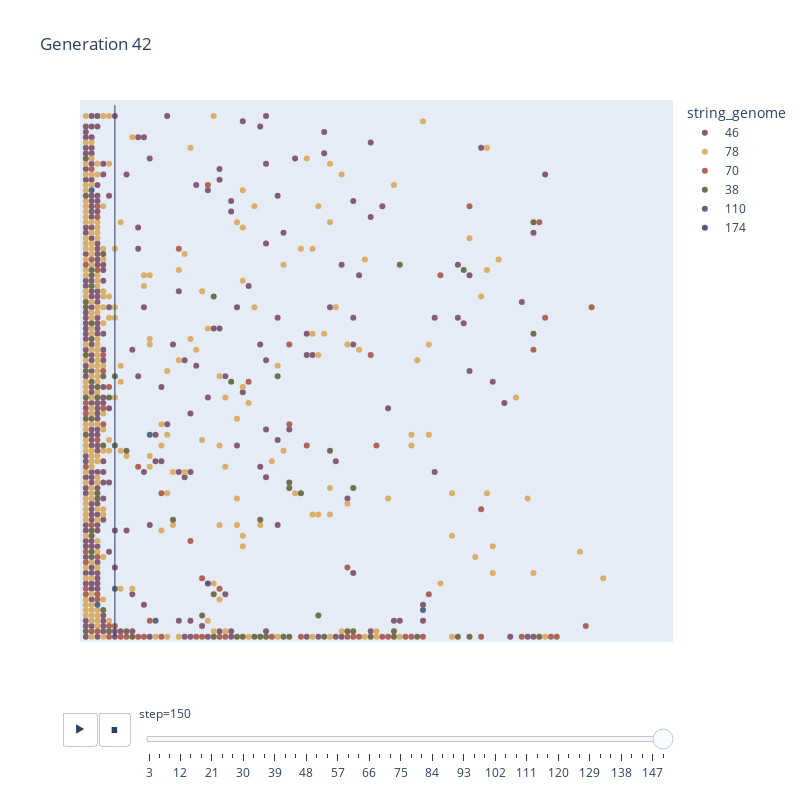
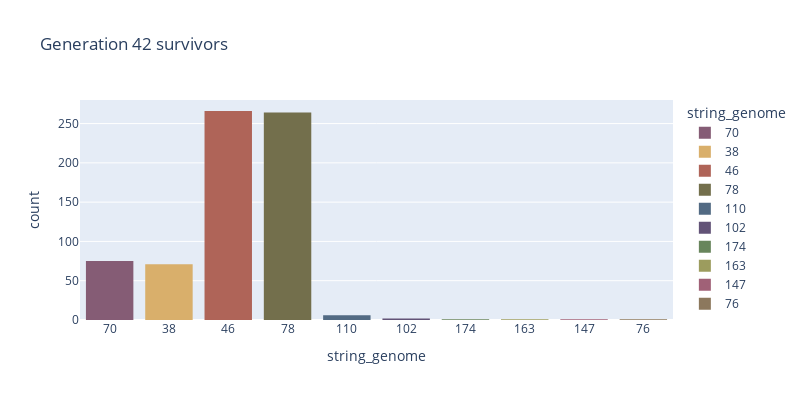

The code cell stored with these charts, in order, in its notebook:
### Code cell
blobland.animate_generation(42)

### Figure 1 — Plotly figure (JSON) as saved in the notebook; plotly's stock layout.template omitted (floating-point values rounded to 4 significant figures; data arrays with more than 128 entries replaced by an {"elided": "..."} marker saying what was removed)
{"data": [{"hovertemplate": "string_genome=46<br>step=150<br>x=%{x}<br>y=%{y}<extra></extra>", "legendgroup": "46", "marker": {"color": "rgb(133, 92, 117)", "symbol": "circle"}, "mode": "markers", "name": "46", "orientation": "v", "showlegend": true, "type": "scatter", "x": {"elided": "266 int values"}, "xaxis": "x", "y": {"elided": "266 int values"}, "yaxis": "y"}, {"hovertemplate": "string_genome=78<br>step=150<br>x=%{x}<br>y=%{y}<extra></extra>", "legendgroup": "78", "marker": {"color": "rgb(217, 175, 107)", "symbol": "circle"}, "mode": "markers", "name": "78", "orientation": "v", "showlegend": true, "type": "scatter", "x": {"elided": "264 int values"}, "xaxis": "x", "y": {"elided": "264 int values"}, "yaxis": "y"}, {"hovertemplate": "string_genome=70<br>step=150<br>x=%{x}<br>y=%{y}<extra></extra>", "legendgroup": "70", "marker": {"color": "rgb(175, 100, 88)", "symbol": "circle"}, "mode": "markers", "name": "70", "orientation": "v", "showlegend": true, "type": "scatter", "x": [86, 37, 0, 1, 2, 4, 0, 6, 0, 0, 75, 0, 7, 45, 19, 20, 0, 0, 9, 0, 46, 47, 23, 10, 24, 1, 1, 80, 32, 1, 11, 81, 4, 2, 13, 51, 13, 2, 2, 2, 2, 5, 2, 52, 2, 55, 56, 58, 3, 3, 3, 4, 61, 68, 18, 77, 87, 68, 21, 66, 50, 59, 38, 78, 28, 79, 9, 49, 16, 35, 3, 35, 45, 23, 20], "xaxis": "x", "y": [2, 0, 8, 1, 1, 0, 9, 0, 42, 14, 0, 16, 0, 0, 0, 0, 44, 32, 0, 70, 0, 0, 0, 0, 0, 21, 71, 0, 0, 88, 3, 0, 2, 37, 27, 0, 0, 7, 8, 79, 81, 2, 69, 0, 15, 0, 0, 0, 53, 43, 50, 47, 68, 24, 18, 54, 62, 0, 85, 81, 36, 8, 36, 78, 48, 60, 32, 53, 73, 55, 40, 40, 13, 9, 11], "yaxis": "y"}, {"hovertemplate": "string_genome=38<br>step=150<br>x=%{x}<br>y=%{y}<extra></extra>", "legendgroup": "38", "marker": {"color": "rgb(115, 111, 76)", "symbol": "circle"}, "mode": "markers", "name": "38", "orientation": "v", "showlegend": true, "type": "scatter", "x": [0, 0, 0, 0, 41, 1, 0, 0, 0, 26, 27, 0, 8, 29, 22, 1, 1, 1, 1, 30, 1, 1, 1, 31, 0, 1, 0, 1, 78, 4, 49, 7, 2, 2, 2, 2, 1, 3, 34, 53, 57, 35, 3, 3, 4, 7, 77, 53, 54, 64, 65, 22, 66, 46, 35, 77, 40, 45, 3, 25, 33, 5, 46, 15, 30, 35, 22, 20, 37, 5, 42], "xaxis": "x", "y": [90, 1, 53, 50, 0, 56, 45, 62, 63, 0, 0, 83, 0, 0, 0, 48, 66, 20, 19, 0, 68, 69, 59, 0, 38, 15, 41, 41, 0, 1, 0, 1, 45, 47, 26, 27, 16, 5, 0, 0, 0, 0, 49, 72, 45, 35, 78, 1, 70, 0, 69, 64, 0, 28, 29, 57, 4, 1, 36, 48, 49, 49, 1, 22, 22, 28, 8, 4, 27, 36, 35], "yaxis": "y"}, {"hovertemplate": "string_genome=110<br>step=150<br>x=%{x}<br>y=%{y}<extra></extra>", "legendgroup": "110", "marker": {"color": "rgb(82, 106, 131)", "symbol": "circle"}, "mode": "markers", "name": "110", "orientation": "v", "showlegend": true, "type": "scatter", "x": [1, 5, 11, 2, 58, 12], "xaxis": "x", "y": [84, 9, 38, 6, 5, 3], "yaxis": "y"}, {"hovertemplate": "string_genome=174<br>step=150<br>x=%{x}<br>y=%{y}<extra></extra>", "legendgroup": "174", "marker": {"color": "rgb(98, 83, 119)", "symbol": "circle"}, "mode": "markers", "name": "174", "orientation": "v", "showlegend": true, "type": "scatter", "x": [21], "xaxis": "x", "y": [10], "yaxis": "y"}], "layout": {"height": 800, "legend": {"title": {"text": "string_genome"}, "tracegroupgap": 0}, "shapes": [{"line": {"dash": "solid", "width": 1}, "type": "line", "x0": 5, "x1": 5, "y0": 0, "y1": 100}], "sliders": [{"active": 49, "currentvalue": {"prefix": "step="}, "len": 0.9, "pad": {"b": 10, "t": 60}, "steps": [{"args": [["3"], {"frame": {"duration": 0, "redraw": false}, "fromcurrent": true, "mode": "immediate", "transition": {"duration": 0, "easing": "linear"}}], "label": "3", "method": "animate"}, {"args": [["6"], {"frame": {"duration": 0, "redraw": false}, "fromcurrent": true, "mode": "immediate", "transition": {"duration": 0, "easing": "linear"}}], "label": "6", "method": "animate"}, {"args": [["9"], {"frame": {"duration": 0, "redraw": false}, "fromcurrent": true, "mode": "immediate", "transition": {"duration": 0, "easing": "linear"}}], "label": "9", "method": "animate"}, {"args": [["12"], {"frame": {"duration": 0, "redraw": false}, "fromcurrent": true, "mode": "immediate", "transition": {"duration": 0, "easing": "linear"}}], "label": "12", "method": "animate"}, {"args": [["15"], {"frame": {"duration": 0, "redraw": false}, "fromcurrent": true, "mode": "immediate", "transition": {"duration": 0, "easing": "linear"}}], "label": "15", "method": "animate"}, {"args": [["18"], {"frame": {"duration": 0, "redraw": false}, "fromcurrent": true, "mode": "immediate", "transition": {"duration": 0, "easing": "linear"}}], "label": "18", "method": "animate"}, {"args": [["21"], {"frame": {"duration": 0, "redraw": false}, "fromcurrent": true, "mode": "immediate", "transition": {"duration": 0, "easing": "linear"}}], "label": "21", "method": "animate"}, {"args": [["24"], {"frame": {"duration": 0, "redraw": false}, "fromcurrent": true, "mode": "immediate", "transition": {"duration": 0, "easing": "linear"}}], "label": "24", "method": "animate"}, {"args": [["27"], {"frame": {"duration": 0, "redraw": false}, "fromcurrent": true, "mode": "immediate", "transition": {"duration": 0, "easing": "linear"}}], "label": "27", "method": "animate"}, {"args": [["30"], {"frame": {"duration": 0, "redraw": false}, "fromcurrent": true, "mode": "immediate", "transition": {"duration": 0, "easing": "linear"}}], "label": "30", "method": "animate"}, {"args": [["33"], {"frame": {"duration": 0, "redraw": false}, "fromcurrent": true, "mode": "immediate", "transition": {"duration": 0, "easing": "linear"}}], "label": "33", "method": "animate"}, {"args": [["36"], {"frame": {"duration": 0, "redraw": false}, "fromcurrent": true, "mode": "immediate", "transition": {"duration": 0, "easing": "linear"}}], "label": "36", "method": "animate"}, {"args": [["39"], {"frame": {"duration": 0, "redraw": false}, "fromcurrent": true, "mode": "immediate", "transition": {"duration": 0, "easing": "linear"}}], "label": "39", "method": "animate"}, {"args": [["42"], {"frame": {"duration": 0, "redraw": false}, "fromcurrent": true, "mode": "immediate", "transition": {"duration": 0, "easing": "linear"}}], "label": "42", "method": "animate"}, {"args": [["45"], {"frame": {"duration": 0, "redraw": false}, "fromcurrent": true, "mode": "immediate", "transition": {"duration": 0, "easing": "linear"}}], "label": "45", "method": "animate"}, {"args": [["48"], {"frame": {"duration": 0, "redraw": false}, "fromcurrent": true, "mode": "immediate", "transition": {"duration": 0, "easing": "linear"}}], "label": "48", "method": "animate"}, {"args": [["51"], {"frame": {"duration": 0, "redraw": false}, "fromcurrent": true, "mode": "immediate", "transition": {"duration": 0, "easing": "linear"}}], "label": "51", "method": "animate"}, {"args": [["54"], {"frame": {"duration": 0, "redraw": false}, "fromcurrent": true, "mode": "immediate", "transition": {"duration": 0, "easing": "linear"}}], "label": "54", "method": "animate"}, {"args": [["57"], {"frame": {"duration": 0, "redraw": false}, "fromcurrent": true, "mode": "immediate", "transition": {"duration": 0, "easing": "linear"}}], "label": "57", "method": "animate"}, {"args": [["60"], {"frame": {"duration": 0, "redraw": false}, "fromcurrent": true, "mode": "immediate", "transition": {"duration": 0, "easing": "linear"}}], "label": "60", "method": "animate"}, {"args": [["63"], {"frame": {"duration": 0, "redraw": false}, "fromcurrent": true, "mode": "immediate", "transition": {"duration": 0, "easing": "linear"}}], "label": "63", "method": "animate"}, {"args": [["66"], {"frame": {"duration": 0, "redraw": false}, "fromcurrent": true, "mode": "immediate", "transition": {"duration": 0, "easing": "linear"}}], "label": "66", "method": "animate"}, {"args": [["69"], {"frame": {"duration": 0, "redraw": false}, "fromcurrent": true, "mode": "immediate", "transition": {"duration": 0, "easing": "linear"}}], "label": "69", "method": "animate"}, {"args": [["72"], {"frame": {"duration": 0, "redraw": false}, "fromcurrent": true, "mode": "immediate", "transition": {"duration": 0, "easing": "linear"}}], "label": "72", "method": "animate"}, {"args": [["75"], {"frame": {"duration": 0, "redraw": false}, "fromcurrent": true, "mode": "immediate", "transition": {"duration": 0, "easing": "linear"}}], "label": "75", "method": "animate"}, {"args": [["78"], {"frame": {"duration": 0, "redraw": false}, "fromcurrent": true, "mode": "immediate", "transition": {"duration": 0, "easing": "linear"}}], "label": "78", "method": "animate"}, {"args": [["81"], {"frame": {"duration": 0, "redraw": false}, "fromcurrent": true, "mode": "immediate", "transition": {"duration": 0, "easing": "linear"}}], "label": "81", "method": "animate"}, {"args": [["84"], {"frame": {"duration": 0, "redraw": false}, "fromcurrent": true, "mode": "immediate", "transition": {"duration": 0, "easing": "linear"}}], "label": "84", "method": "animate"}, {"args": [["87"], {"frame": {"duration": 0, "redraw": false}, "fromcurrent": true, "mode": "immediate", "transition": {"duration": 0, "easing": "linear"}}], "label": "87", "method": "animate"}, {"args": [["90"], {"frame": {"duration": 0, "redraw": false}, "fromcurrent": true, "mode": "immediate", "transition": {"duration": 0, "easing": "linear"}}], "label": "90", "method": "animate"}, {"args": [["93"], {"frame": {"duration": 0, "redraw": false}, "fromcurrent": true, "mode": "immediate", "transition": {"duration": 0, "easing": "linear"}}], "label": "93", "method": "animate"}, {"args": [["96"], {"frame": {"duration": 0, "redraw": false}, "fromcurrent": true, "mode": "immediate", "transition": {"duration": 0, "easing": "linear"}}], "label": "96", "method": "animate"}, {"args": [["99"], {"frame": {"duration": 0, "redraw": false}, "fromcurrent": true, "mode": "immediate", "transition": {"duration": 0, "easing": "linear"}}], "label": "99", "method": "animate"}, {"args": [["102"], {"frame": {"duration": 0, "redraw": false}, "fromcurrent": true, "mode": "immediate", "transition": {"duration": 0, "easing": "linear"}}], "label": "102", "method": "animate"}, {"args": [["105"], {"frame": {"duration": 0, "redraw": false}, "fromcurrent": true, "mode": "immediate", "transition": {"duration": 0, "easing": "linear"}}], "label": "105", "method": "animate"}, {"args": [["108"], {"frame": {"duration": 0, "redraw": false}, "fromcurrent": true, "mode": "immediate", "transition": {"duration": 0, "easing": "linear"}}], "label": "108", "method": "animate"}, {"args": [["111"], {"frame": {"duration": 0, "redraw": false}, "fromcurrent": true, "mode": "immediate", "transition": {"duration": 0, "easing": "linear"}}], "label": "111", "method": "animate"}, {"args": [["114"], {"frame": {"duration": 0, "redraw": false}, "fromcurrent": true, "mode": "immediate", "transition": {"duration": 0, "easing": "linear"}}], "label": "114", "method": "animate"}, {"args": [["117"], {"frame": {"duration": 0, "redraw": false}, "fromcurrent": true, "mode": "immediate", "transition": {"duration": 0, "easing": "linear"}}], "label": "117", "method": "animate"}, {"args": [["120"], {"frame": {"duration": 0, "redraw": false}, "fromcurrent": true, "mode": "immediate", "transition": {"duration": 0, "easing": "linear"}}], "label": "120", "method": "animate"}, {"args": [["123"], {"frame": {"duration": 0, "redraw": false}, "fromcurrent": true, "mode": "immediate", "transition": {"duration": 0, "easing": "linear"}}], "label": "123", "method": "animate"}, {"args": [["126"], {"frame": {"duration": 0, "redraw": false}, "fromcurrent": true, "mode": "immediate", "transition": {"duration": 0, "easing": "linear"}}], "label": "126", "method": "animate"}, {"args": [["129"], {"frame": {"duration": 0, "redraw": false}, "fromcurrent": true, "mode": "immediate", "transition": {"duration": 0, "easing": "linear"}}], "label": "129", "method": "animate"}, {"args": [["132"], {"frame": {"duration": 0, "redraw": false}, "fromcurrent": true, "mode": "immediate", "transition": {"duration": 0, "easing": "linear"}}], "label": "132", "method": "animate"}, {"args": [["135"], {"frame": {"duration": 0, "redraw": false}, "fromcurrent": true, "mode": "immediate", "transition": {"duration": 0, "easing": "linear"}}], "label": "135", "method": "animate"}, {"args": [["138"], {"frame": {"duration": 0, "redraw": false}, "fromcurrent": true, "mode": "immediate", "transition": {"duration": 0, "easing": "linear"}}], "label": "138", "method": "animate"}, {"args": [["141"], {"frame": {"duration": 0, "redraw": false}, "fromcurrent": true, "mode": "immediate", "transition": {"duration": 0, "easing": "linear"}}], "label": "141", "method": "animate"}, {"args": [["144"], {"frame": {"duration": 0, "redraw": false}, "fromcurrent": true, "mode": "immediate", "transition": {"duration": 0, "easing": "linear"}}], "label": "144", "method": "animate"}, {"args": [["147"], {"frame": {"duration": 0, "redraw": false}, "fromcurrent": true, "mode": "immediate", "transition": {"duration": 0, "easing": "linear"}}], "label": "147", "method": "animate"}, {"args": [["150"], {"frame": {"duration": 0, "redraw": false}, "fromcurrent": true, "mode": "immediate", "transition": {"duration": 0, "easing": "linear"}}], "label": "150", "method": "animate"}], "x": 0.1, "xanchor": "left", "y": 0, "yanchor": "top"}], "title": {"text": "Generation 42"}, "updatemenus": [{"buttons": [{"args": [null, {"frame": {"duration": 500, "redraw": false}, "fromcurrent": true, "mode": "immediate", "transition": {"duration": 500, "easing": "linear"}}], "label": "&#9654;", "method": "animate"}, {"args": [[null], {"frame": {"duration": 0, "redraw": false}, "fromcurrent": true, "mode": "immediate", "transition": {"duration": 0, "easing": "linear"}}], "label": "&#9724;", "method": "animate"}], "direction": "left", "pad": {"r": 10, "t": 70}, "showactive": false, "type": "buttons", "x": 0.1, "xanchor": "right", "y": 0, "yanchor": "top"}], "width": 800, "xaxis": {"anchor": "y", "domain": [0, 1], "range": [-1, 101], "showgrid": false, "showticklabels": false, "title": {"text": "x"}, "type": "linear", "visible": false}, "yaxis": {"anchor": "x", "domain": [0, 1], "range": [-1, 101], "showgrid": false, "showticklabels": false, "title": {"text": "y"}, "type": "linear", "visible": false}}}

### Figure 2 — Plotly figure (JSON) as saved in the notebook; plotly's stock layout.template omitted (floating-point values rounded to 4 significant figures; data arrays with more than 128 entries replaced by an {"elided": "..."} marker saying what was removed)
{"data": [{"alignmentgroup": "True", "bingroup": "x", "histfunc": "count", "hovertemplate": "string_genome=%{x}<br>count=%{y}<extra></extra>", "legendgroup": "70", "marker": {"color": "rgb(133, 92, 117)", "pattern": {"shape": ""}}, "name": "70", "nbinsx": 10, "offsetgroup": "70", "orientation": "v", "showlegend": true, "type": "histogram", "x": ["70", "70", "70", "70", "70", "70", "70", "70", "70", "70", "70", "70", "70", "70", "70", "70", "70", "70", "70", "70", "70", "70", "70", "70", "70", "70", "70", "70", "70", "70", "70", "70", "70", "70", "70", "70", "70", "70", "70", "70", "70", "70", "70", "70", "70", "70", "70", "70", "70", "70", "70", "70", "70", "70", "70", "70", "70", "70", "70", "70", "70", "70", "70", "70", "70", "70", "70", "70", "70", "70", "70", "70", "70", "70", "70"], "xaxis": "x", "y": ["70", "70", "70", "70", "70", "70", "70", "70", "70", "70", "70", "70", "70", "70", "70", "70", "70", "70", "70", "70", "70", "70", "70", "70", "70", "70", "70", "70", "70", "70", "70", "70", "70", "70", "70", "70", "70", "70", "70", "70", "70", "70", "70", "70", "70", "70", "70", "70", "70", "70", "70", "70", "70", "70", "70", "70", "70", "70", "70", "70", "70", "70", "70", "70", "70", "70", "70", "70", "70", "70", "70", "70", "70", "70", "70"], "yaxis": "y"}, {"alignmentgroup": "True", "bingroup": "x", "histfunc": "count", "hovertemplate": "string_genome=%{x}<br>count=%{y}<extra></extra>", "legendgroup": "38", "marker": {"color": "rgb(217, 175, 107)", "pattern": {"shape": ""}}, "name": "38", "nbinsx": 10, "offsetgroup": "38", "orientation": "v", "showlegend": true, "type": "histogram", "x": ["38", "38", "38", "38", "38", "38", "38", "38", "38", "38", "38", "38", "38", "38", "38", "38", "38", "38", "38", "38", "38", "38", "38", "38", "38", "38", "38", "38", "38", "38", "38", "38", "38", "38", "38", "38", "38", "38", "38", "38", "38", "38", "38", "38", "38", "38", "38", "38", "38", "38", "38", "38", "38", "38", "38", "38", "38", "38", "38", "38", "38", "38", "38", "38", "38", "38", "38", "38", "38", "38", "38"], "xaxis": "x", "y": ["38", "38", "38", "38", "38", "38", "38", "38", "38", "38", "38", "38", "38", "38", "38", "38", "38", "38", "38", "38", "38", "38", "38", "38", "38", "38", "38", "38", "38", "38", "38", "38", "38", "38", "38", "38", "38", "38", "38", "38", "38", "38", "38", "38", "38", "38", "38", "38", "38", "38", "38", "38", "38", "38", "38", "38", "38", "38", "38", "38", "38", "38", "38", "38", "38", "38", "38", "38", "38", "38", "38"], "yaxis": "y"}, {"alignmentgroup": "True", "bingroup": "x", "histfunc": "count", "hovertemplate": "string_genome=%{x}<br>count=%{y}<extra></extra>", "legendgroup": "46", "marker": {"color": "rgb(175, 100, 88)", "pattern": {"shape": ""}}, "name": "46", "nbinsx": 10, "offsetgroup": "46", "orientation": "v", "showlegend": true, "type": "histogram", "x": {"elided": "266 str values"}, "xaxis": "x", "y": {"elided": "266 str values"}, "yaxis": "y"}, {"alignmentgroup": "True", "bingroup": "x", "histfunc": "count", "hovertemplate": "string_genome=%{x}<br>count=%{y}<extra></extra>", "legendgroup": "78", "marker": {"color": "rgb(115, 111, 76)", "pattern": {"shape": ""}}, "name": "78", "nbinsx": 10, "offsetgroup": "78", "orientation": "v", "showlegend": true, "type": "histogram", "x": {"elided": "264 str values"}, "xaxis": "x", "y": {"elided": "264 str values"}, "yaxis": "y"}, {"alignmentgroup": "True", "bingroup": "x", "histfunc": "count", "hovertemplate": "string_genome=%{x}<br>count=%{y}<extra></extra>", "legendgroup": "110", "marker": {"color": "rgb(82, 106, 131)", "pattern": {"shape": ""}}, "name": "110", "nbinsx": 10, "offsetgroup": "110", "orientation": "v", "showlegend": true, "type": "histogram", "x": ["110", "110", "110", "110", "110", "110"], "xaxis": "x", "y": ["110", "110", "110", "110", "110", "110"], "yaxis": "y"}, {"alignmentgroup": "True", "bingroup": "x", "histfunc": "count", "hovertemplate": "string_genome=%{x}<br>count=%{y}<extra></extra>", "legendgroup": "102", "marker": {"color": "rgb(98, 83, 119)", "pattern": {"shape": ""}}, "name": "102", "nbinsx": 10, "offsetgroup": "102", "orientation": "v", "showlegend": true, "type": "histogram", "x": ["102", "102"], "xaxis": "x", "y": ["102", "102"], "yaxis": "y"}, {"alignmentgroup": "True", "bingroup": "x", "histfunc": "count", "hovertemplate": "string_genome=%{x}<br>count=%{y}<extra></extra>", "legendgroup": "174", "marker": {"color": "rgb(104, 133, 92)", "pattern": {"shape": ""}}, "name": "174", "nbinsx": 10, "offsetgroup": "174", "orientation": "v", "showlegend": true, "type": "histogram", "x": ["174"], "xaxis": "x", "y": ["174"], "yaxis": "y"}, {"alignmentgroup": "True", "bingroup": "x", "histfunc": "count", "hovertemplate": "string_genome=%{x}<br>count=%{y}<extra></extra>", "legendgroup": "163", "marker": {"color": "rgb(156, 156, 94)", "pattern": {"shape": ""}}, "name": "163", "nbinsx": 10, "offsetgroup": "163", "orientation": "v", "showlegend": true, "type": "histogram", "x": ["163"], "xaxis": "x", "y": ["163"], "yaxis": "y"}, {"alignmentgroup": "True", "bingroup": "x", "histfunc": "count", "hovertemplate": "string_genome=%{x}<br>count=%{y}<extra></extra>", "legendgroup": "147", "marker": {"color": "rgb(160, 97, 119)", "pattern": {"shape": ""}}, "name": "147", "nbinsx": 10, "offsetgroup": "147", "orientation": "v", "showlegend": true, "type": "histogram", "x": ["147"], "xaxis": "x", "y": ["147"], "yaxis": "y"}, {"alignmentgroup": "True", "bingroup": "x", "histfunc": "count", "hovertemplate": "string_genome=%{x}<br>count=%{y}<extra></extra>", "legendgroup": "76", "marker": {"color": "rgb(140, 120, 93)", "pattern": {"shape": ""}}, "name": "76", "nbinsx": 10, "offsetgroup": "76", "orientation": "v", "showlegend": true, "type": "histogram", "x": ["76"], "xaxis": "x", "y": ["76"], "yaxis": "y"}], "layout": {"barmode": "relative", "height": 400, "legend": {"title": {"text": "string_genome"}, "tracegroupgap": 0}, "title": {"text": "Generation 42 survivors"}, "width": 800, "xaxis": {"anchor": "y", "autorange": true, "categoryarray": ["70", "38", "46", "78", "110", "102", "174", "163", "147", "76"], "categoryorder": "array", "domain": [0, 1], "range": [-0.5, 9.5], "title": {"text": "string_genome"}, "type": "category"}, "yaxis": {"anchor": "x", "autorange": true, "categoryarray": ["76", "147", "163", "174", "102", "110", "78", "46", "38", "70"], "categoryorder": "array", "domain": [0, 1], "range": [0, 280], "title": {"text": "count"}, "type": "linear"}}}
